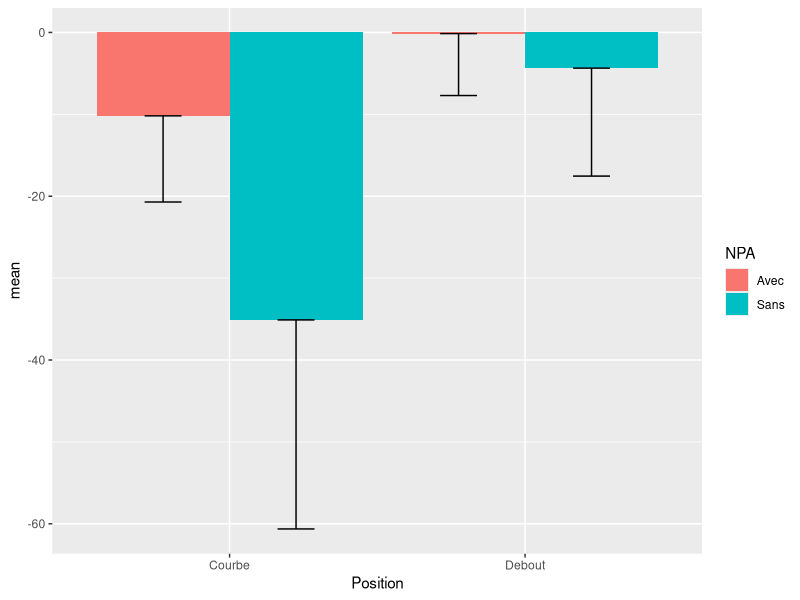
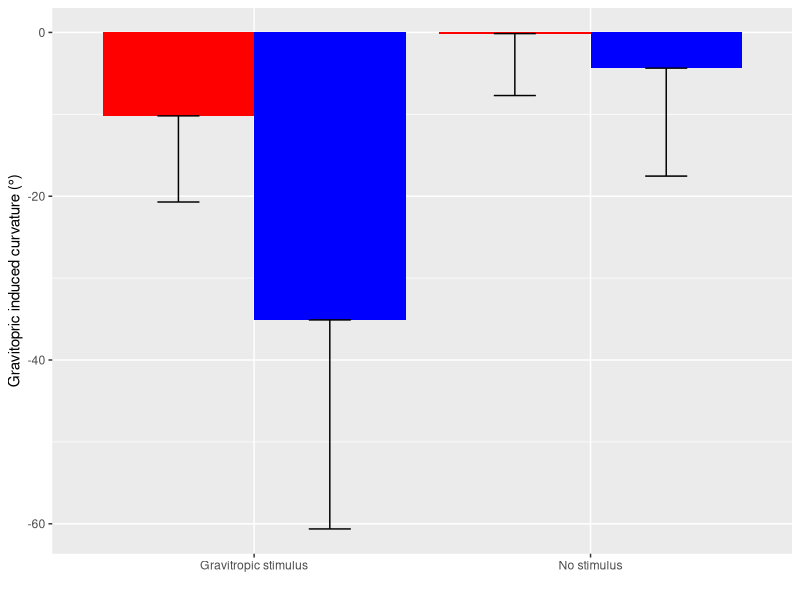

Write R code to recreate these figures, in order.
## ---- chunk 1
knitr::opts_chunk$set(echo = TRUE, warning = FALSE, message = FALSE)
## ---- chunk 2
library(data.table)
data <- fread(input = "student2/gravi.csv")
head(data)
## ---- chunk 3
# The data.frame version
# head(data[data$Position == "Courbe",])

# The data.table version
head(data[Position == "Courbe"])
## ---- chunk 4
data[Position == "Courbe", mean(angle)]
## ---- chunk 5
# data[Position == "Courbe", list(mean(angle), sd(angle))]
# The same with direct renaming of the new columns
data[Position == "Courbe", list(mean=mean(angle), sd=sd(angle))]
## ---- chunk 6
data[Position == "Courbe", list(mean=mean(angle), sd=sd(angle)), by=list(NPA, time)]
## ---- chunk 7
step1 <- data[, list(diff=angle[time == 1]-angle[time == 0]),
              by=list(Position, NPA, Plante)] 
head(step1)
## ---- chunk 8
step2 <- step1[, list(mean=mean(diff), sd=sd(diff)), by=list(Position, NPA)]
step2
## ---- chunk 9
my_summary <- data[, list(diff=angle[time == 1]-angle[time == 0]),
                   by=list(Position, NPA, Plante)][, list(mean=mean(diff), sd=sd(diff)),
                                                   by=list(Position, NPA)]
## ---- chunk 10
library(ggplot2)
# Main parameters of the plot: What are my x ? My y ? 
# On which parameter do I distinguish my data series ?

g  <- ggplot(data = my_summary, mapping = aes(x = Position, y = mean, fill = NPA))

# A 'basic' barplot + error bars
g.basic <- g + 
  geom_bar(stat = "identity", position = position_dodge()) + 
  geom_errorbar(width=.25, aes(ymin=mean-sd, ymax=mean), position = position_dodge(0.9))

g.basic
## ---- chunk 11
# An improved plot
g.improved <- g.basic +
  scale_fill_manual(values = c("red","blue")) + # changing the colors
  scale_x_discrete(labels=c("Gravitropic stimulus",
                            "No stimulus")) + # changing the x tick labels
  ylab("Gravitopric induced curvature (°)") + # The x axis title
  xlab("") + # The x axis title
  guides(fill=FALSE) # Hide the legend

g.improved
